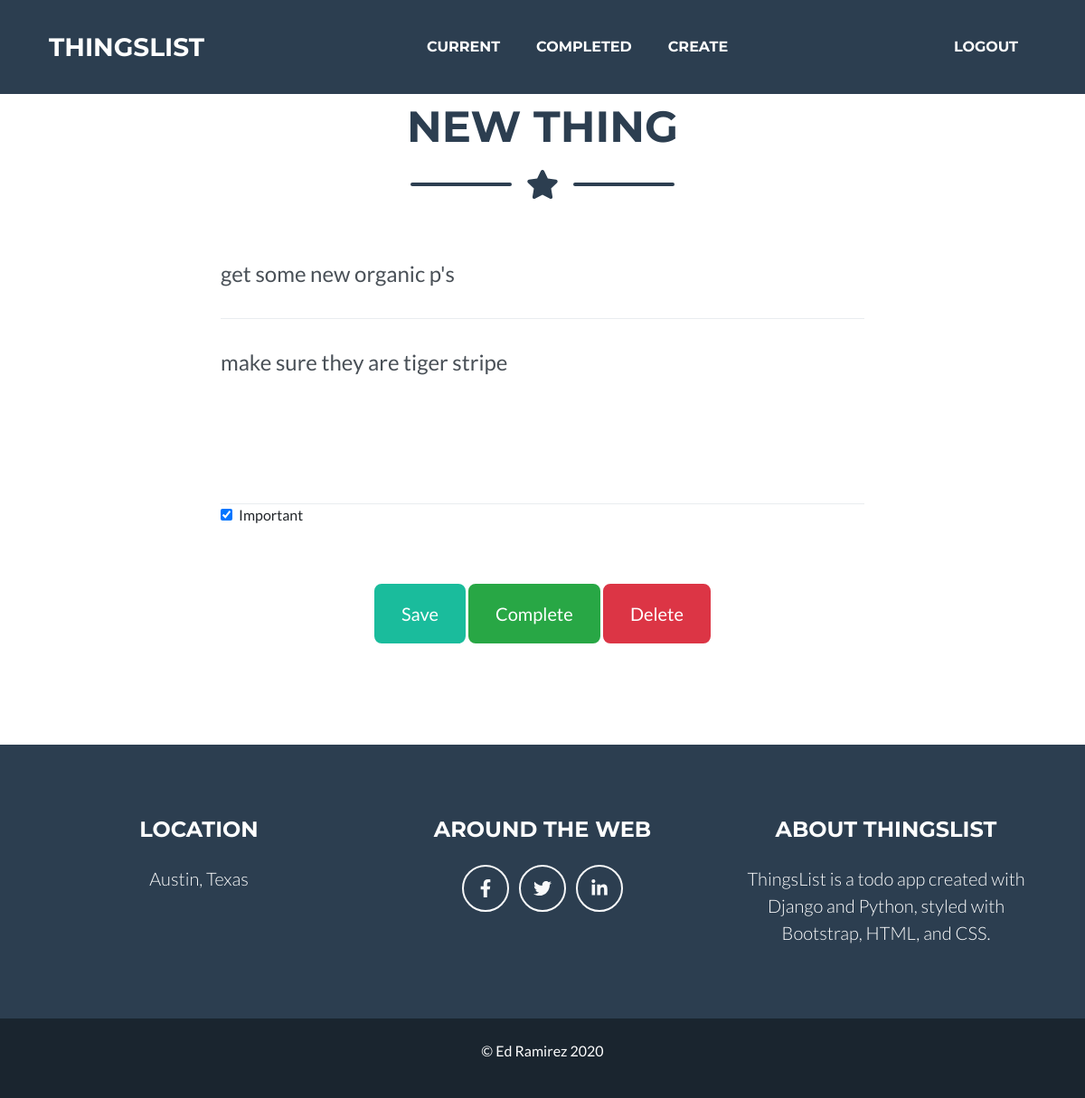
Screenshot of /thing/11 (signed in) with the database file from the repository.
### things/models.py (models this page shows, shortened)
class Things(models.Model):
    title = models.CharField(max_length=100)
    memo = models.TextField(blank=True)
    created = models.DateTimeField(auto_now_add=True)
    datecompleted = models.DateTimeField(null=True, blank=True)
    important = models.BooleanField(default=False)
    user = models.ForeignKey(User, on_delete=models.CASCADE)

### things/views.py (the view, shortened to what this page needs)
@login_required
def viewthing(request, thing_pk):
    thing = get_object_or_404(Things, pk=thing_pk, user=request.user)
    if request.method == 'GET':
        form = ThingsForm(instance=thing)
        return render(request, 'things/viewthing.html', {'thing':thing, 'form':form})

### things/forms.py
class ThingsForm(ModelForm):
    class Meta:
        model = Things
        fields = ['title', 'memo', 'important']

### things/templates/things/viewthing.html (shortened to what this page needs)
{% extends 'things/base.html' %}
{% block content %}
<br/>
 <section class="page-section" id="contact">
   <div class="container">
       <h2 class="page-section-heading text-center text-uppercase text-secondary mb-0">New Thing</h2>
       <div class="divider-custom">
           <div class="divider-custom-line"></div>
           <div class="divider-custom-icon"><i class="fas fa-star"></i></div>
           <div class="divider-custom-line"></div>
       </div>
       <div class="row">
           <div class="col-lg-8 mx-auto">
             <form method="POST">
                 <div class="control-group">
                     <div class="form-group floating-label-form-group controls mb-0 pb-2">
                         <input class="form-control" id="title" type="text" name="title" value="{{ thing.title }}" required/>
                     </div>
                 </div>
                 <div class="control-group">
                     <div class="form-group floating-label-form-group controls mb-0 pb-2">
                         <textarea class="form-control" rows="4" name="memo" id="memo">{{ thing.memo }}</textarea>
                     </div>
                 </div>
                 <div class="form-group form-check">
                    <input type="checkbox" name="important" class="form-check-input" id="important" {% if thing.important %}checked{% endif %}>
                    <label class="form-check-label" for="important" text="font-weight-bold"> Important</label>
                 </div>
                 <br />
                 <div class="form-group text-center mt-4">
                   <button class="btn btn-primary btn-xl" type="submit">Save</button>
                   <button type="button" class="btn btn-success btn-xl" onclick="$('#completething').click()">Complete</button>
                   <button type="button" class="btn btn-danger btn-xl" onclick="$('#deletething').click()">Delete</button>
                 </div>
             </form>
           </div>
       </div>
   </div>
 </section>
{% endblock %}

### rows the page displays
Things: title "get some new organic p's", memo "make sure they are tiger stripe", important "☑"
